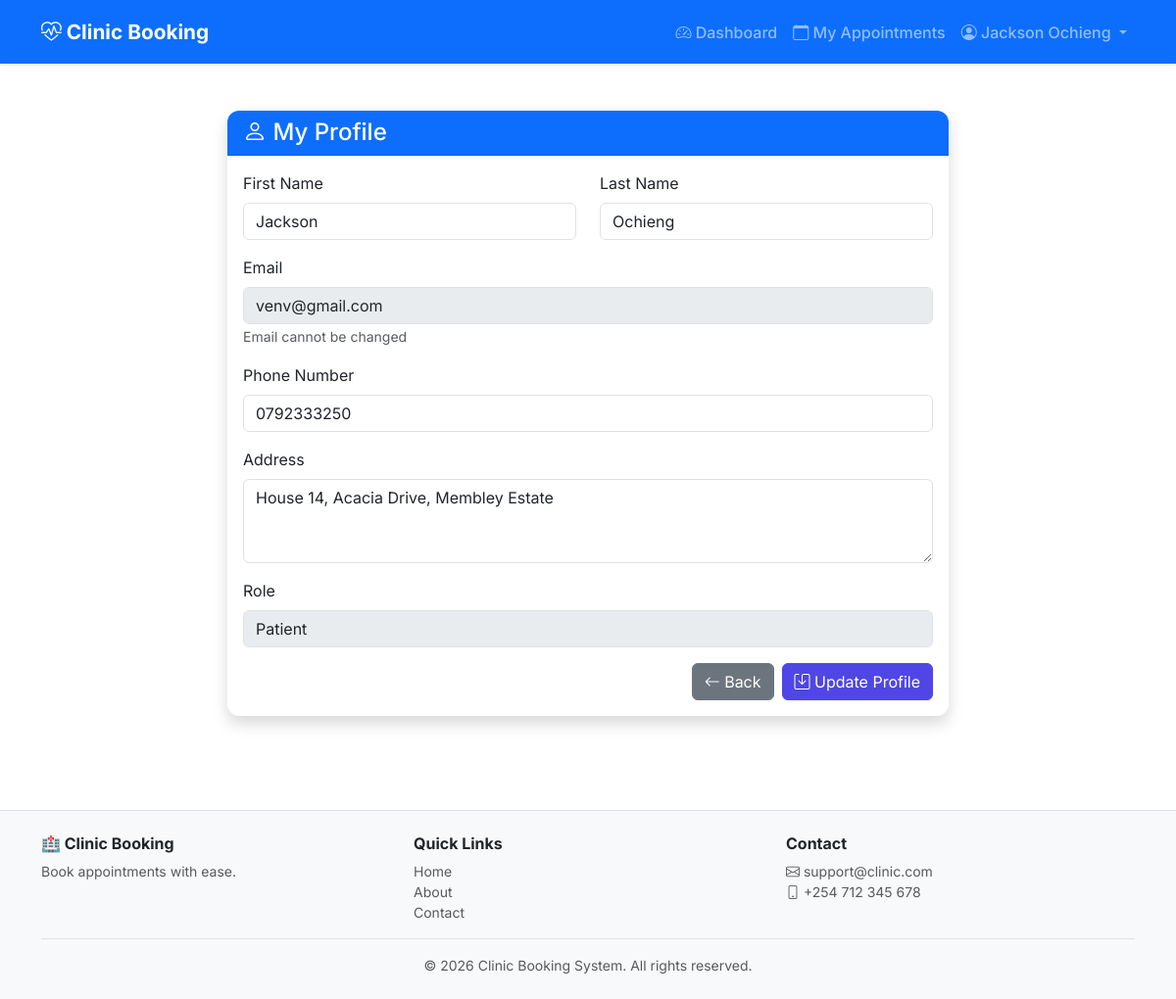
The page /accounts/profile/ (signed in) on the database its author committed.
### accounts/models.py (models this page shows, shortened)
class User(AbstractUser):
    ROLE_CHOICES = [
        ("patient", "Patient"),
        ("doctor", "Doctor"),
        ("admin", "Admin"),
        ("staff", "Staff"),
    ]
    email = models.EmailField(_("email address"), unique=True)
    phone_number = models.CharField(
        max_length=15,
        validators=[RegexValidator(r"^\+?1?\d{9,15}$")],
        blank=True,
        null=True,
    )
    role = models.CharField(max_length=20, choices=ROLE_CHOICES, default="patient")
    date_of_birth = models.DateField(null=True, blank=True)
    address = models.TextField(blank=True, null=True)
    profile_picture = models.ImageField(upload_to="profile_pics/", null=True, blank=True)
    last_login_ip = models.GenericIPAddressField(null=True, blank=True)
    is_verified = models.BooleanField(default=False)
    verification_token = models.CharField(max_length=255, blank=True, null=True)
    password_reset_token = models.CharField(max_length=255, blank=True, null=True)
    token_created_at = models.DateTimeField(null=True, blank=True)
    created_at = models.DateTimeField(auto_now_add=True)
    updated_at = models.DateTimeField(auto_now=True)
    groups = models.ManyToManyField(
        Group,
        verbose_name=_("groups"),
        blank=True,
        help_text=_("The groups this user belongs to. A user will get all permissions " "granted to each of their groups."),
        related_name="custom_user_set",
        related_query_name="custom_user",
    )
    user_permissions = models.ManyToManyField(
        Permission,
        verbose_name=_("user permissions"),
        blank=True,
        help_text=_("Specific permissions for this user."),
        related_name="custom_user_set",
        related_query_name="custom_user",
    )
    USERNAME_FIELD = "email"
    REQUIRED_FIELDS = ["username", "first_name", "last_name"]
    class Meta:
        ordering = ["-date_joined"]
        indexes = [
            models.Index(fields=["email"]),
            models.Index(fields=["role"]),
            models.Index(fields=["is_active"]),
        ]
    def get_full_name(self):
        return f"{self.first_name} {self.last_name}".strip()

### accounts/views.py (the view, shortened to what this page needs)
# urls.py: path("profile/", views.profile_view, name="profile"),
@login_required
def profile_view(request):
    user = request.user
    return render(request, "accounts/profile.html", {"user": user})

### templates/accounts/profile.html (shortened to what this page needs)
{% extends 'base.html' %}
{% block content %}
<div class="container py-4">
    <div class="row justify-content-center">
        <div class="col-md-8">
            <div class="card shadow">
                <div class="card-header bg-primary text-white">
                    <h4 class="mb-0"><i class="bi bi-person"></i> My Profile</h4>
                </div>
                <div class="card-body">
                    <form method="post">
                        <div class="row">
                            <div class="col-md-6 mb-3">
                                <label for="first_name" class="form-label">First Name</label>
                                <input type="text" name="first_name" id="first_name" class="form-control" value="{{ user.first_name }}">
                            </div>
                            <div class="col-md-6 mb-3">
                                <label for="last_name" class="form-label">Last Name</label>
                                <input type="text" name="last_name" id="last_name" class="form-control" value="{{ user.last_name }}">
                            </div>
                        </div>
                        <div class="mb-3">
                            <label for="email" class="form-label">Email</label>
                            <input type="email" class="form-control" value="{{ user.email }}" disabled>
                            <small class="text-muted">Email cannot be changed</small>
                        </div>
                        <div class="mb-3">
                            <label for="phone_number" class="form-label">Phone Number</label>
                            <input type="text" name="phone_number" id="phone_number" class="form-control" value="{{ user.phone_number|default:'' }}">
                        </div>
                        <div class="mb-3">
                            <label for="address" class="form-label">Address</label>
                            <textarea name="address" id="address" class="form-control" rows="3">{{ user.address|default:'' }}</textarea>
                        </div>
                        <div class="mb-3">
                            <label class="form-label">Role</label>
                            <input type="text" class="form-control" value="{{ user.get_role_display }}" disabled>
                        </div>
                        <div class="d-grid gap-2 d-md-flex justify-content-md-end">
                            <a href="{% url 'dashboard' %}" class="btn btn-secondary">
                                <i class="bi bi-arrow-left"></i> Back
                            </a>
                            <button type="submit" class="btn btn-primary">
                                <i class="bi bi-save"></i> Update Profile
                            </button>
                        </div>
                    </form>
                </div>
            </div>
        </div>
    </div>
</div>
{% endblock %}

### templates/partials/header.html (shortened to what this page needs)
<nav class="navbar navbar-expand-lg navbar-dark bg-primary shadow-sm">
    <div class="container">
        <a class="navbar-brand fw-bold" href="{% url 'home' %}">
            <i class="bi bi-heart-pulse"></i> Clinic Booking
        </a>
        <div class="collapse navbar-collapse" id="navbarNav">
            <ul class="navbar-nav ms-auto">
                {% if user.is_authenticated %}
                    <li class="nav-item">
                        <a class="nav-link" href="{% url 'dashboard' %}">
                            <i class="bi bi-speedometer2"></i> Dashboard
                        </a>
                    </li>
                    <li class="nav-item">
                        <a class="nav-link" href="{% url 'appointment_list' %}">
                            <i class="bi bi-calendar"></i> My Appointments
                        </a>
                    </li>
                    <li class="nav-item dropdown">
                        <a class="nav-link dropdown-toggle" href="#" id="userDropdown" role="button" data-bs-toggle="dropdown">
                            <i class="bi bi-person-circle"></i> {{ user.get_full_name|default:user.username }}
                        </a>
                    </li>
                {% endif %}
            </ul>
        </div>
    </div>
</nav>

### static/css/style.css (style rules this page uses)
body { font-family: 'Inter', sans-serif; min-height: 100vh; display: flex; flex-direction: column; }
.card { border: none; border-radius: 12px; transition: transform 0.2s ease, box-shadow 0.2s ease; }
.card-header { border-radius: 12px 12px 0 0 !important; }
.btn-primary { background: #4F46E5; border-color: #4F46E5; }
.navbar { padding: 12px 0; }
.navbar-brand { font-weight: 700; font-size: 1.3rem; }
.navbar .nav-link { font-weight: 500; padding: 8px 16px; }
.fade-in { animation: fadeIn 0.5s ease-in; }

### rows shown on the page
User: get_full_name "Jackson Ochieng", first_name "Jackson", last_name "Ochieng", email "venv@gmail.com", phone_number "0792333250", address "House 14, Acacia Drive, Membley Estate", role "Patient"
